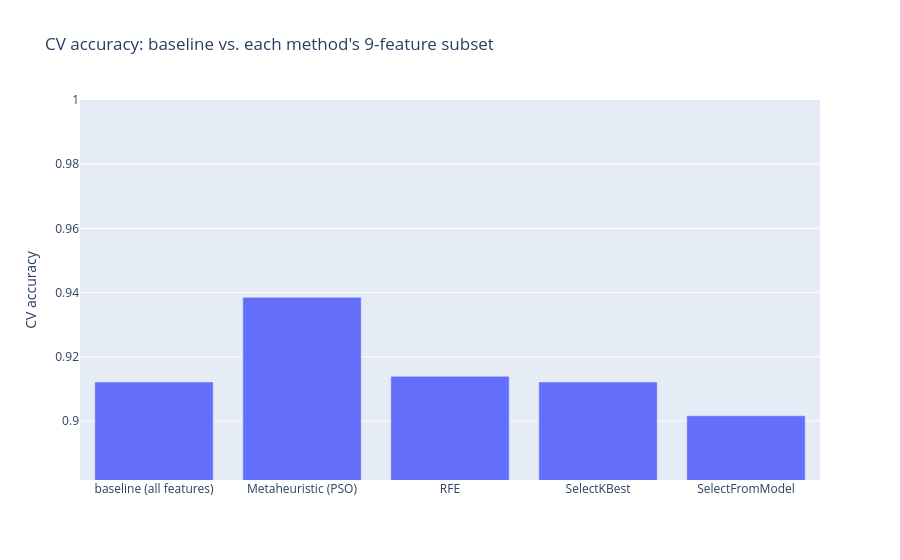

Notebook code cell kept with this figure:
### Code cell
fig = go.Figure(go.Bar(
    x=['baseline (all features)'] + list(results_df.index),
    y=[baseline_accuracy] + list(results_df['cv_accuracy']),
))
fig.update_layout(
    title=f'CV accuracy: baseline vs. each method\'s {BUDGET}-feature subset',
    yaxis_title='CV accuracy',
    yaxis_range=[min(results_df['cv_accuracy'].min(), baseline_accuracy) - 0.02, 1.0],
)
fig.show()

### Figure 1 — Plotly figure (JSON) as saved in the notebook; plotly's stock layout.template omitted (floating-point values rounded to 4 significant figures)
{"data": [{"type": "bar", "x": ["baseline (all features)", "Metaheuristic (PSO)", "RFE", "SelectKBest", "SelectFromModel"], "y": [0.9122, 0.9385, 0.9139, 0.9122, 0.9016]}], "layout": {"title": {"text": "CV accuracy: baseline vs. each method's 9-feature subset"}, "yaxis": {"range": [0.8816, 1.0], "title": {"text": "CV accuracy"}}}}
